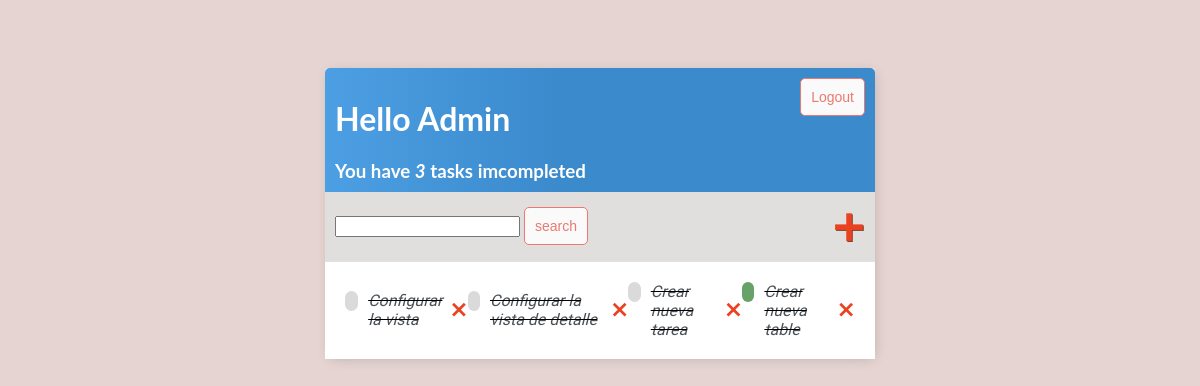
Before: / (signed in) with the older database file.
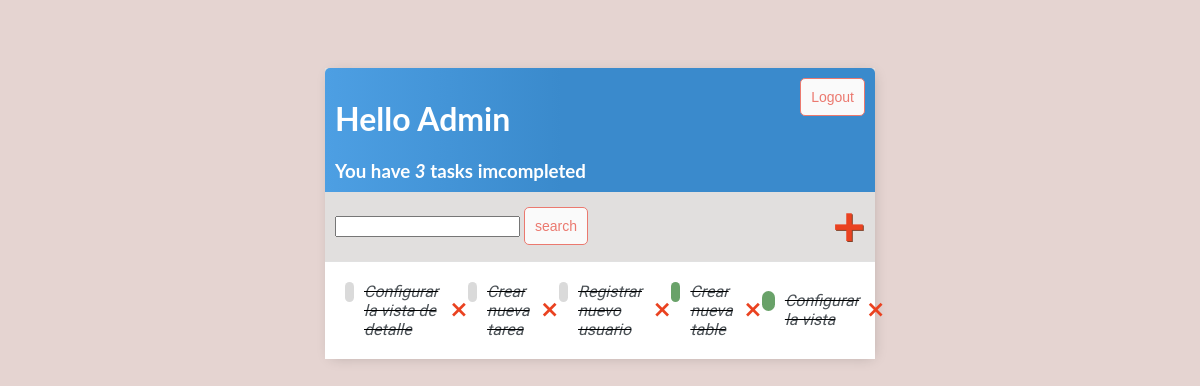
After: the same page with the newer database file.
### base/models.py (models this page shows, shortened)
class Task(models.Model):
    user = models.ForeignKey(User,
                             on_delete=models.CASCADE,
                             null=False,
                             blank=False)
    title = models.CharField(max_length=200,
                             blank=False)
    description = models.TextField(null=True,
                                   blank=True)
    completed = models.BooleanField(default=False)
    created = models.DateTimeField(auto_now_add=True)
    class Meta:
        ordering = ['completed']

### base/views.py (the view)
# urls.py: urlpatterns = [path('', PendingList.as_view(), name='pending'),
class PendingList(LoginRequiredMixin, ListView):
    model = Task
    context_object_name = 'tasks'
    template_name = 'base/task_list.html'
    def get_context_data(self, **kwarg):
        context = super().get_context_data(**kwarg)
        context['tasks'] = context['tasks'].filter(user=self.request.user)
        context['count'] = context['tasks'].filter(completed=False).count()
        search_value = self.request.GET.get('search-area') or ''
        if search_value:
            context['tasks'] = context['tasks'].filter(title__icontains=search_value)
        context['search_value'] = search_value
        return context

### base/templates/base/task_list.html (shortened to what this page needs)
{% extends 'base/main.html' %}
{% block content %}
<div class="top-bar">
    <div>
        <h1>Hello {{request.user|title}}</h1>
        <h3 style="margin:0">You have <i>{{count}}</i> task{{count|pluralize}} imcompleted</h3>
    </div>
    {% if request.user.is_authenticated %}
    <form method="POST" action="{% url 'logout' %}">
        <button class='button' type="submit">Logout</button>
    </form>
    {% else %}
    <form method="POST" action="{% url 'login' %}">
        {% csrf_token %}
        <button class='button' type="submit">Login</button>
    {% endif %}
</div>
<div id="add-search-container">
    <form method="GET" sytle="margin-top: 20px; display: flex;">
        <input type="text" name="search-area" value="{{search_value}}">
        <input class='button' type="submit" value="search">
    </form>
    <a id='add-link' href="{% url 'create-task' %}">&#x1F7A5;</a>
</div>
<div class="task-container">
    {% for task in tasks %}
    {% if task.completed %}
    <div class="task-title">
        <div class="complete-task-icon"></div>
        <i><s><a class="task-title" href="{% url 'edit-task' task.id %}">{{task.title}}</a></s></i>
    </div>
    <a class='delete-link' href="{% url 'delete-task' task.id %}">&#x2A2F;</a>
    {% else %}
    <div class="task-title">
        <div class="imcomplete-task-icon"></div>
        <i><s><a class="task-title" href="{% url 'edit-task' task.id %}">{{task.title}}</a></s></i>
    </div>
    <a class='delete-link' href="{% url 'delete-task' task.id %}">&#x2A2F;</a>
    {% endif %}
    {% empty %}
    <h3>There is no elements in the list!</h3>
    {% endfor %}
</div>
{% endblock content %}

### base/templates/base/main.html (shortened to what this page needs)
<!DOCTYPE html>
<html lang="en">
<head>
</head>
<body>
    <div class="container">
        {% block content %}
        {% endblock content %}
    </div>
</body>
</html>

### base/templates/base/main.html (style rules this page uses)
body { background-color: #E5D4D1; font-family: 'Abel', sans-serif; padding-top: 60px }
.container { max-width: 550px; margin: auto; background-color: #E1DFDE; -webkit-box-shadow: 2px 2px 13px -4px rgba(0,0,0,0.21); box-shadow: 2px 2px 13px -4px rgba(0,0,0,0.21); }
h1, h2, h3, h4, h5, h6 { font-family: 'Lato', sans-serif; }
a, p { color: #996E66 }
#add-search-container { display: flex; justify-content: space-between; align-items: center; padding: 10px; }
#add-link { color: #EA4220; text-decoration: none; font-size: 42px; text-shadow: 1px 1px #814128 }
.button { border: 1px solid #EB796F; background-color: #FAFAFA; color: #EB796F; padding: 10px; font-size: 14px; border-radius: 5px; cursor: pointer; text-decoration: none; }
.top-bar { display: flex; justify-content: space-between; color: #ffffff; padding: 10px; border-radius: 5px 5px 0 0; background: linear-gradient(90deg, #4D9FE3 0%, #3A8ACC 43%, #3A8ACC 100%); }
.task-container { display: flex; align-items: center; justify-content: space-between; padding: 20px; background-color: #ffffff; border-top: 1px solid rgb(225, 225, 225); }
.task-title { display: flex; }
.task-title a { text-decoration: none; color: #4B5156; margin-left: 10px; }
.complete-task-icon { height: 20px; width: 20px; background-color: rgb(105, 162, 105); border-radius: 50px; }
.imcomplete-task-icon { height: 20px; width: 20px; background-color: rgb(218, 218, 218); border-radius: 50px; }
.delete-link { text-decoration: none; font-weight: 900; color: #EA4220; font-size: 22px; line-height: 0; }

Changed rows visible on the page:
added Task: title "Registrar nuevo usuario"
changed Task "Configurar la vista": completed False → True (drawn); moves down the list
